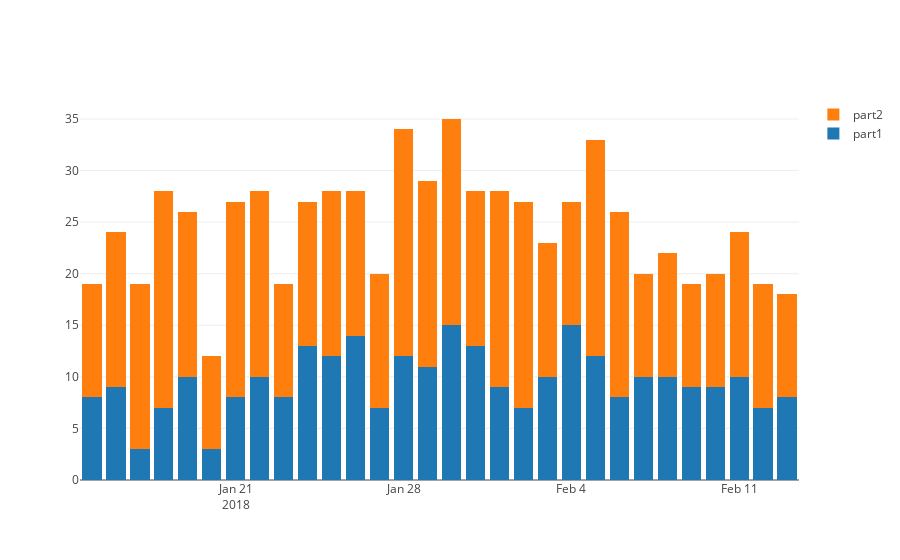

Notebook source saved alongside this figure:
### Code cell
plotly.offline.iplot(
    go.Figure(
        data=
          [ go.Bar(
                x=bookings[bookings.Part==part]["DueDate"],
                y=bookings[bookings.Part==part]["Quantity"],
                name=part)
            for part in bookings.Part.unique()
          ],
        layout=go.Layout(barmode='stack')
))

### Figure 1 — Plotly figure (JSON) as saved in the notebook; plotly's stock layout.template omitted (floating-point values rounded to 4 significant figures)
{"data": [{"name": "part1", "type": "bar", "x": ["2018-01-15", "2018-01-16", "2018-01-17", "2018-01-18", "2018-01-19", "2018-01-20", "2018-01-21", "2018-01-22", "2018-01-23", "2018-01-24", "2018-01-25", "2018-01-26", "2018-01-27", "2018-01-28", "2018-01-29", "2018-01-30", "2018-01-31", "2018-02-01", "2018-02-02", "2018-02-03", "2018-02-04", "2018-02-05", "2018-02-06", "2018-02-07", "2018-02-08", "2018-02-09", "2018-02-10", "2018-02-11", "2018-02-12", "2018-02-13"], "y": [8, 9, 3, 7, 10, 3, 8, 10, 8, 13, 12, 14, 7, 12, 11, 15, 13, 9, 7, 10, 15, 12, 8, 10, 10, 9, 9, 10, 7, 8]}, {"name": "part2", "type": "bar", "x": ["2018-01-15", "2018-01-16", "2018-01-17", "2018-01-18", "2018-01-19", "2018-01-20", "2018-01-21", "2018-01-22", "2018-01-23", "2018-01-24", "2018-01-25", "2018-01-26", "2018-01-27", "2018-01-28", "2018-01-29", "2018-01-30", "2018-01-31", "2018-02-01", "2018-02-02", "2018-02-03", "2018-02-04", "2018-02-05", "2018-02-06", "2018-02-07", "2018-02-08", "2018-02-09", "2018-02-10", "2018-02-11", "2018-02-12", "2018-02-13"], "y": [11, 15, 16, 21, 16, 9, 19, 18, 11, 14, 16, 14, 13, 22, 18, 20, 15, 19, 20, 13, 12, 21, 18, 10, 12, 10, 11, 14, 12, 10]}], "layout": {"barmode": "stack"}}
